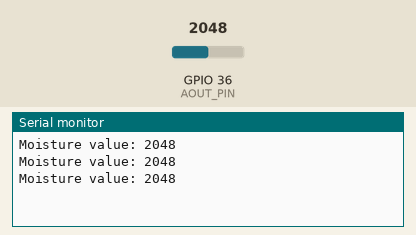
Recording of a sketch running on a simulated ESP32. On the bench: the last lines printed to the serial monitor. The inputs (shaded band) are chosen by the test bench; at power-on: GPIO 36 (AOUT_PIN) = 2048.

Above: at 1.3 s.
1.4 s: GPIO 36 (AOUT_PIN) set to 2866
At 1.9 s:
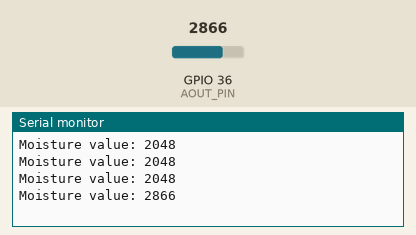
2.9 s: GPIO 36 (AOUT_PIN) set to 3603
At 3.4 s:
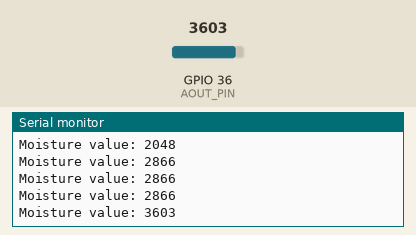
Timing chart, 0 to 5.9 s (numbered marks = the images above; inputs shaded):
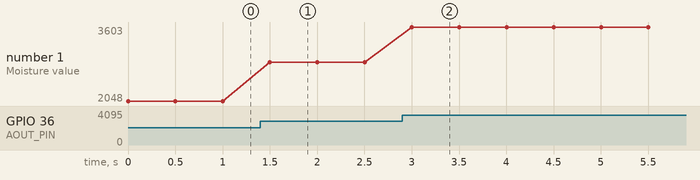

The sketch:

SoilMoistureSensor.ino
```cpp
#define AOUT_PIN 36 // ESP32 pin Analog that connects to AOUT pin of moisture sensor

void setup() {
  Serial.begin(9600);
  // set the ADC attenuation to 11 dB (up to ~3.3V input)
  analogSetAttenuation(ADC_11db);
}

void loop() {
  int value = analogRead(AOUT_PIN); // read the analog value from sensor

  Serial.print("Moisture value: ");
  Serial.println(value);

  delay(500);
}
```

Measured:
- after the input at 1.4 s, the serial monitor: prints a new line after 0.10 s (image 1)
- after the input at 2.9 s, the serial monitor: prints a new line after 0.10 s (image 2)
- plotted number 1: 2048 → 2866 after the input at 1.4 s, 2866 → 3603 after the input at 2.9 s
